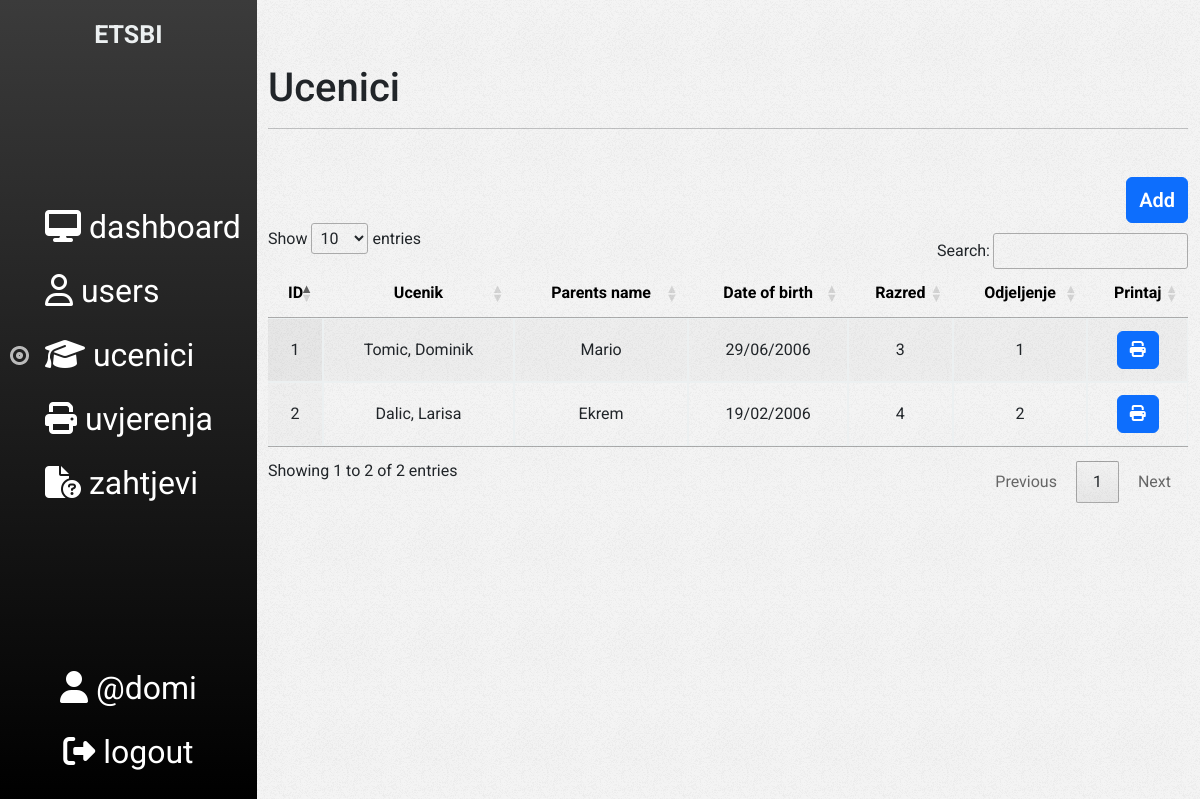
Screenshot of /ucenici.php (signed in) with the database file from the repository.
### tables this page shows
CREATE TABLE `ucenici` (
  `id` int(11) NOT NULL,
  `name` varchar(20) NOT NULL,
  `surname` varchar(20) NOT NULL,
  `parentsName` varchar(20) NOT NULL,
  `dateOfBirth` date NOT NULL,
  `placeOfBirth` varchar(50) NOT NULL,
  `city` varchar(50) NOT NULL,
  `razred` int(1) NOT NULL,
  `odjeljenje` int(1) NOT NULL
);

### api/ucenik.php (called while the page is built, shortened)
<?php
include_once 'database.php';
function getAllUcenici()
{
    global $conn;
    $sql = "SELECT *
    FROM ucenici";
    $result = $conn->query($sql);
    if ($result->num_rows > 0) {
        $ucenici = array();
        while ($row = $result->fetch_assoc()) {
            $ucenici[] = $row;
        }
        return $ucenici;
    } else {
        return array();
    }
}

### components/uceniciTable.php (the view, shortened to what this page needs)
<?php
require('api/ucenik.php');
$ucenici = getAllUcenici();
?>
<table id="myTable" class="display nowrap" cellspacing="0" width="100%">
    <thead>
        <tr>
            <th>ID</th>
            <th>Ucenik</th>
            <th>Parents name</th>
            <th>Date of birth</th>
            <th>Razred</th>
            <th>Odjeljenje</th>
            <th>Printaj</th>
        </tr>
    </thead>
    <tbody>
        <?php
        if ($ucenici) {
            foreach ($ucenici as $id => $ucenik) {
                $dateOfBirth = date('d/m/Y', strtotime($ucenik['dateOfBirth']));
                ?>
                <tr class="clickable-row" data-href="editUcenik.php?id=<?php echo $ucenik['id']; ?>"
                    data-ucenikId="<?php echo $ucenik['id']; ?>">
                    <td><?php echo $id + 1 ?></td>
                    <td><?php echo $ucenik['surname'] . ', ' . $ucenik['name'] ?></td>
                    <td><?php echo $ucenik['parentsName'] ?></td>
                    <td><?php echo $dateOfBirth ?></td>
                    <td><?php echo $ucenik['razred'] ?></td>
                    <td><?php echo $ucenik['odjeljenje'] ?></td>
                    <td>
                        <button type="button" class="btn btn-primary open-modal" data-bs-toggle="modal"
                            data-bs-target="#exampleModal">
                            <i class="fa fa-print"></i>
                        </button>
                    </td>
                </tr>
                <?php
            }
        }
        ?>
    </tbody>
</table>

### includes/css/style.css (style rules this page uses)
body { font-family: 'Roboto', sans-serif!important; }
table { border-spacing: 12px; }

### includes/css/sidebar.css (style rules this page uses)
html, body { height: 100%; }

### includes/css/dataTable.css (style rules this page uses)
#myTable thead th { color: #000; padding: 12px; text-align: center; }
#myTable tbody td { padding: 12px; border: 1px solid #ecf0f1; text-align: center; }
#myTable tbody { border-collapse: separate; border-spacing: 12px; }
#myTable tbody td:first-child { border-left: none; }

### rows the page displays
ucenici: surname "Tomic", name "Dominik", parentsName "Mario", dateOfBirth "29/06/2006", razred "3", odjeljenje "1"
ucenici: surname "Dalic", name "Larisa", parentsName "Ekrem", dateOfBirth "19/02/2006", razred "4", odjeljenje "2"

### other values shown
$_SESSION['username'] "domi"
